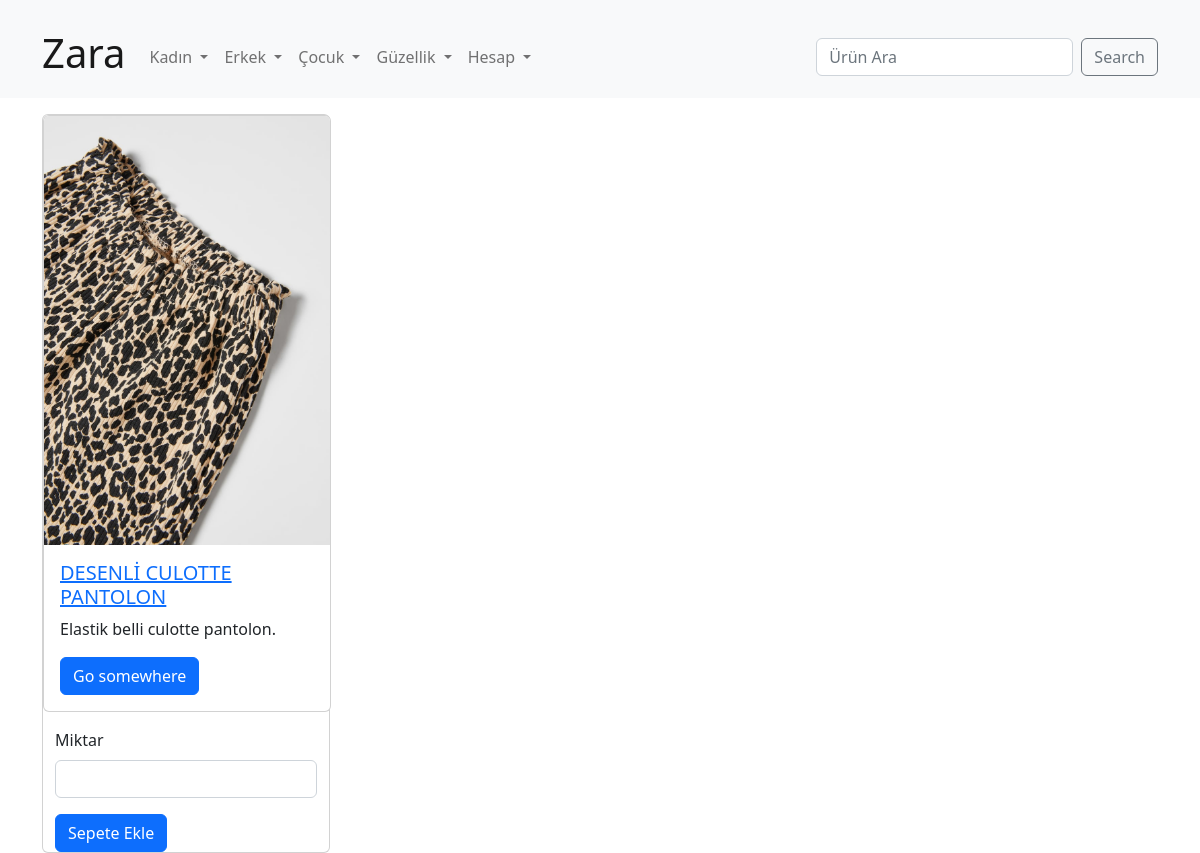
The app's page /urun/desenli-culotte-pantolon with its own data.
### main/models.py (models this page shows, shortened)
class UrunFotograf(models.Model):
    urun = models.ForeignKey(Urun, on_delete=models.CASCADE, default= 1, related_name='images')
    image = models.ImageField(upload_to="urunler")

class Urun(models.Model):
    tema = models.ForeignKey(Tema, on_delete=models.CASCADE)
    category = models.ForeignKey(Category, on_delete=models.CASCADE)
    renk = models.ForeignKey(Renk, on_delete=models.CASCADE)
    beden = models.ForeignKey(Beden, on_delete=models.CASCADE)
    aciklama = models.TextField(blank=True)
    name = models.CharField(max_length=200)
    slug = models.SlugField(null=False, blank=True, unique=True, db_index=True,editable=False)
    available = models.BooleanField(default=True)
    stok = models.PositiveIntegerField()
    fiyat = MoneyField(max_digits=10, default_currency='TL')
    barkod = models.CharField(max_length=50)
    created_at = models.DateTimeField(auto_now_add=True)
    updated_at = models.DateTimeField(auto_now=True)
    @property
    def get_images(self):
        return self.images.all()

### main/views.py (the view)
# urls.py: path("urun/<slug:slug>", views.urun_detay, name="urun_detay"),
def urun_detay(request , slug):
    urun = Urun.objects.get(slug=slug)
    return render(request,"urun_detay.html",{
        "urun" : urun,
        "categories" : Category.objects.all()
    })

### main/templates/urun_detay.html (shortened to what this page needs)
{% extends 'base.html' %}
{% block content %}
<div class="card" style="width: 18rem;">
  <div class="card" style="width: 18rem;">
    {% for image in  urun.get_images|slice:":1" %}
      <img class="card-img-top" src="{{ image.image.url }}" alt="Card image cap">
    {% endfor %}
    <div class="card-body">
      <h5 class="card-title">
        <a href="{% url 'urun_detay' urun.slug %}">
        {{urun.name}}
      </a></h5>
      <p class="card-text">{{ urun.aciklama }}</p>
      <a href="#" class="btn btn-primary">Go somewhere</a>
    </div>
  </div>
  <div class="container mt-3">
    <div class="col">
        <form action="/sepete_ekle/{{urun.id}}" method="POST">
            <div class="mb-3">
                <label for="miktar" class="form-label">Miktar</label>
                <input min = "0" max = "{{urun.stok}}"type="number" class="form-control" name="miktar">
            </div>
            <input type="submit" value="Sepete Ekle" class="btn btn-primary add-to-cart">
        </form>
    </div>
</div>
{% endblock %}

### records on screen
UrunFotograf: image (picture)
Urun: name "DESENLİ CULOTTE PANTOLON", aciklama "Elastik belli culotte pantolon."
